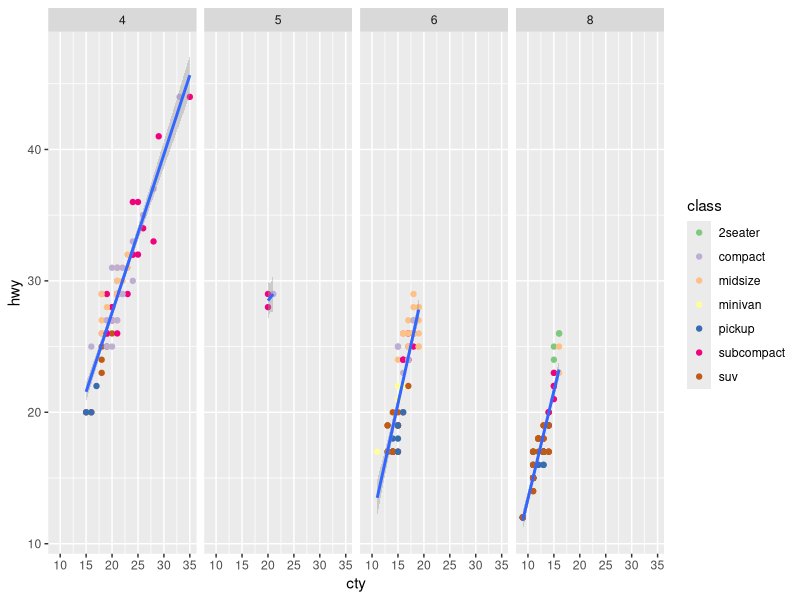

Here is the R script that generated this plot:
#check my working
getwd()


library(tidyverse)

p1 <- ggplot(data = mpg) + geom_point(mapping = aes(x = cty, y = hwy, color = class))


p2 <- p1 + geom_smooth(mapping = aes(x = cty, y = hwy), method = 'lm') + scale_color_brewer(type = 'qual')
p2 + facet_grid(. ~ cyl)
